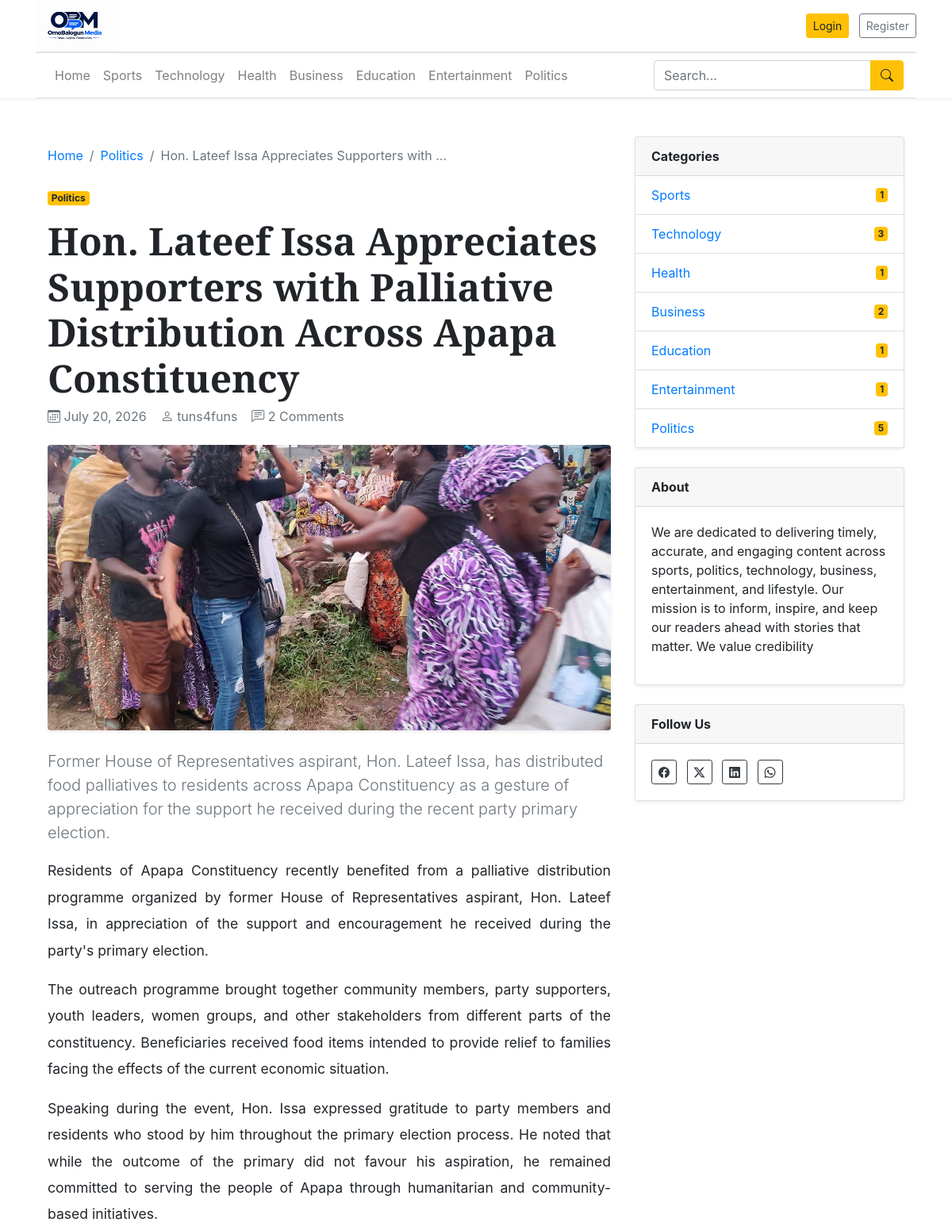
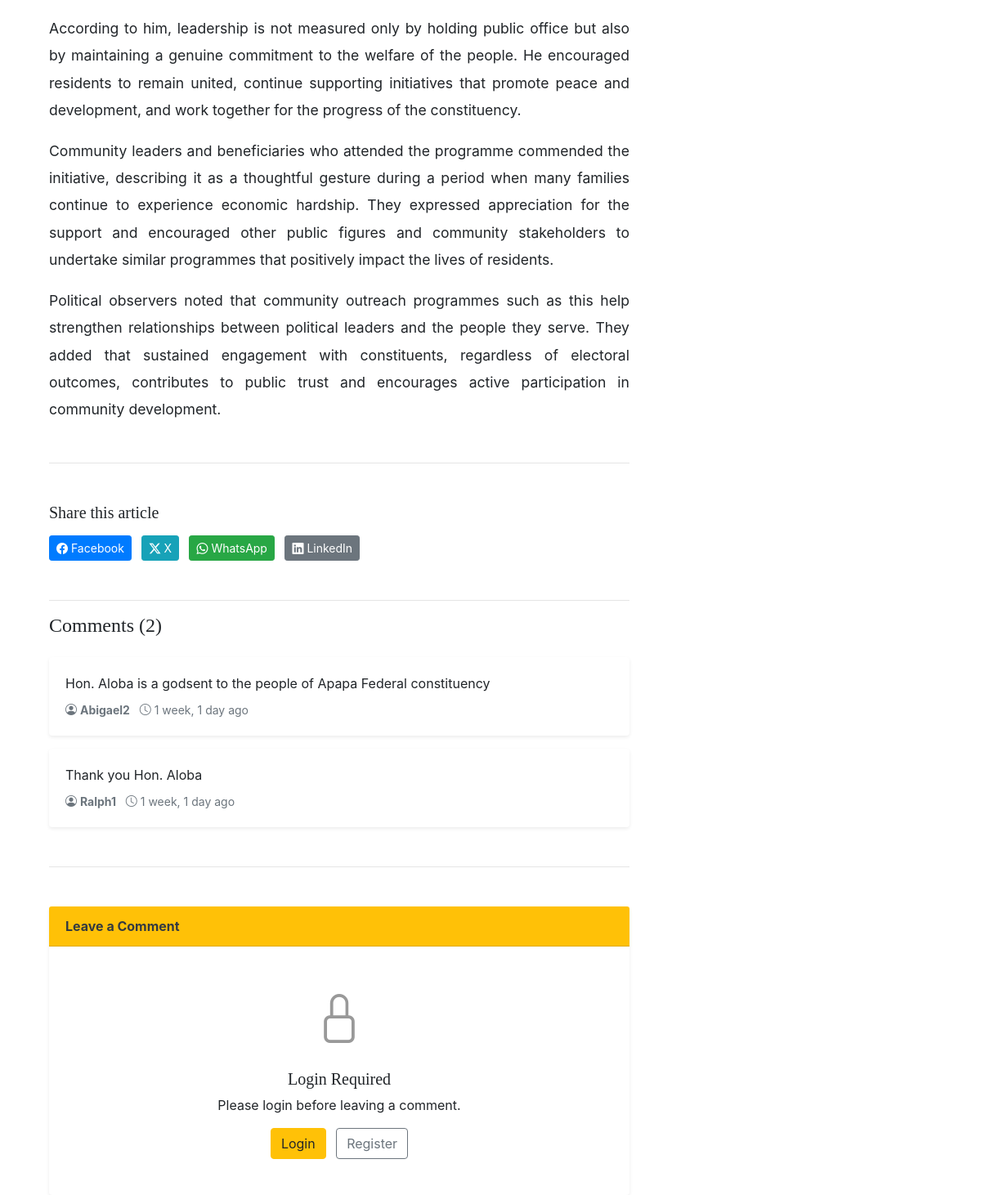
Before: /blogs/hon-lateef-issa-appreciates-supporters-with-palliative-distribution-across-apapa-constituency/ (upper part) with the older database file (2 pictures, top to bottom).
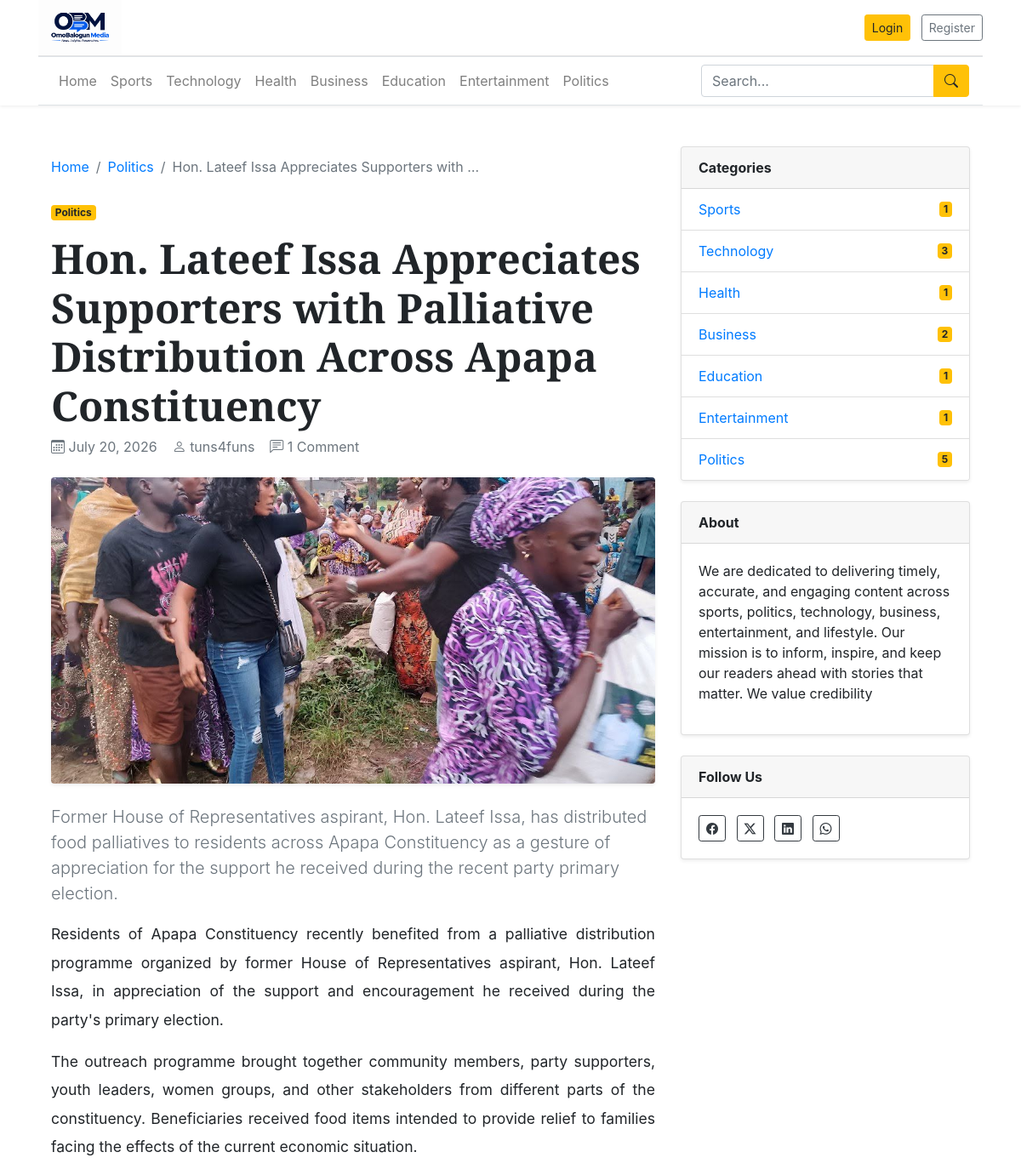
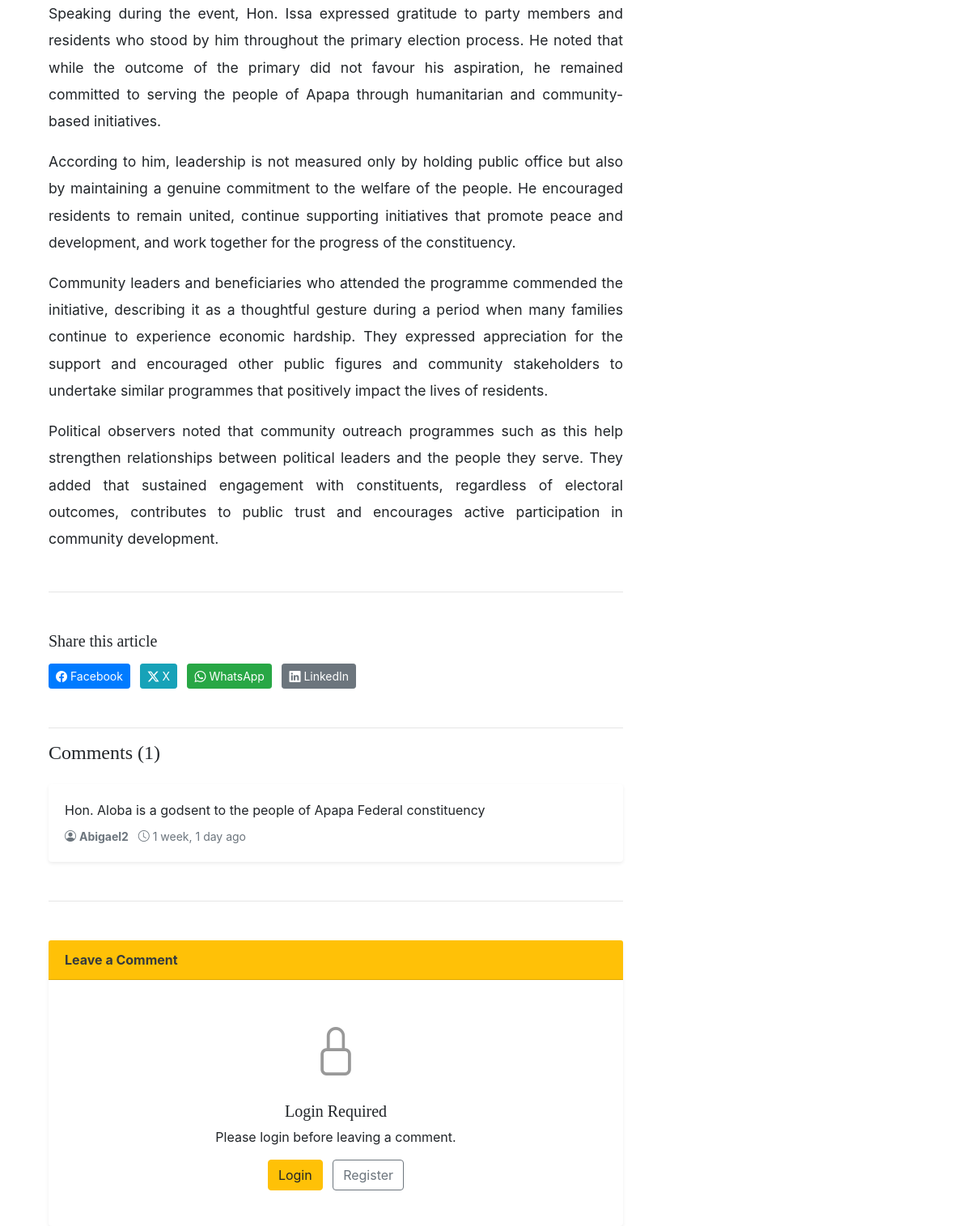
After: the same page with the newer database file (2 pictures, top to bottom).
### blogs/models.py (models this page shows, shortened)
class Category(models.Model):
    category_name = models.CharField(max_length=50, unique=True)
    created_at = models.DateTimeField(auto_now_add=True)
    updated_at = models.DateTimeField(auto_now=True)
    class Meta:
        verbose_name_plural = 'categories'
    def __str__(self):
        return self.category_name

class Comments(models.Model):
    user = models.ForeignKey(User, on_delete=models.CASCADE)
    blogs = models.ForeignKey(Blogs, on_delete=models.CASCADE)
    comment = models.TextField(max_length=250)
    created_at = models.DateTimeField(auto_now_add=True)
    updated_at = models.DateTimeField(auto_now=True)

### blogs/views.py (the view, shortened to what this page needs)
# urls.py: path('blogs/<slug:slug>/', blogview.blogs, name='blog'),
def blogs(request, slug):
    single_post = get_object_or_404(Blogs, slug=slug, status='Published')
    try:
        about = About.objects.get()
    except:
        about = None
    comments = Comments.objects.filter(blogs=single_post).order_by('-created_at')
    context = {
        'single_post': single_post,
        'comments': comments,
        'comment_count': comments.count(),
        'about': about,
        'categories': Category.objects.annotate(post_count=Count('blogs')),
    }
    return render(request, 'blog_main/blogs.html', context)

### blogs/context_processors.py (called while the page is built)
def get_categories(request):
    categories = Category.objects.all()
    return dict(categories= categories)

### templates/blog_main/blogs.html (shortened to what the changed rows need)
{% extends 'blog_main/layout.html' %}
{% block content %}
<div class="container py-4">
    <div class="row">
        <div class="col-lg-8">
            <article class="bg-white">
                <span class="badge badge-warning mb-3">
                    {{ single_post.category }}
                </span>
                <h1 class="display-4 font-weight-bold">
                    {{ single_post.title }}
                </h1>
                <div class="text-muted mb-4">
                    <i class="bi bi-calendar3"></i>
                    {{ single_post.created_at|date:"F d, Y" }}
                    <i class="bi bi-person"></i>
                    {{ single_post.author }}
                    <i class="bi bi-chat-left-text"></i>
                    {{ comment_count }} Comment{{ comment_count|pluralize }}
                </div>
                {% if single_post.featured_image %}
                <img
                    src="{{ single_post.featured_image.url }}"
                    alt="{{ single_post.title }}"
                    class="img-fluid rounded shadow-sm mb-4 w-100"
                    style="
                        height:45vh;
                        min-height:260px;
                        max-height:500px;
                        object-fit:cover;
                    ">
                {% endif %}
                <p class="lead text-secondary">
                    {{ single_post.short_description }}
                </p>
                <div style="
                        font-size:1.1rem;
                        line-height:1.9;
                        text-align:justify;
                    ">
                    {{ single_post.blog_body|linebreaks }}
                </div>
                <hr class="my-5">
                <h5 class="mb-3">
                    Share this article
                </h5>
                <div class="mb-5">
                    <a href="#"
                       class="btn btn-primary btn-sm mr-2">
                    </a>
                    <a href="#"
                       class="btn btn-info btn-sm mr-2">
                    </a>
                    <a href="#"
                       class="btn btn-success btn-sm mr-2">
                    </a>
                    <a href="#"
                       class="btn btn-secondary btn-sm">
                    </a>
                </div>
                <hr>
<h4 class="mb-4">
    Comments ({{ comment_count }})
</h4>
{% if comments %}
    {% for comment in comments %}
    <div class="card shadow-sm border-0 mb-3">
        <div class="card-body">
            <p class="mb-2">
                {{ comment.comment }}
            </p>
            <small class="text-muted">
                <i class="bi bi-person-circle"></i>
                <strong>{{ comment.user.username }}</strong>
                <i class="bi bi-clock"></i>
                {{ comment.created_at|timesince }} ago
            </small>
        </div>
    </div>
    {% endfor %}
{% else %}
<div class="alert alert-light border">
    No comments yet.
    Be the first to start the discussion.
</div>
{% endif %}
<hr class="my-5">
<div class="card shadow-sm border-0 mb-5">
    <div class="card-header bg-warning text-dark">
    </div>
    <div class="card-body">
    </div>
</div>
</article>
</div>
<div class="col-lg-4">
    <div style="position: sticky; top: 20px;">
        <div class="card shadow-sm mb-4">
            <ul class="list-group list-group-flush">
                {% for cat in categories %}
                <li class="list-group-item d-flex justify-content-between align-items-center">
                    <a href="{% url 'category' cat.id %}">
                        {{ cat.category_name }}
                    </a>
                    <span class="badge badge-warning">
                        {{ cat.post_count }}
                    </span>
                </li>
                {% endfor %}
            </ul>
        </div>
    </div>
</div>
{% endblock %}

### templates/blog_main/layout.html (shortened to what this page needs)
{% load static %}
<!DOCTYPE html>
<html lang="en">
<head>
    <link rel="stylesheet"
          href="https://cdn.jsdelivr.net/npm/bootstrap@4.6.2/dist/css/bootstrap.min.css">
    <link href="{% static 'css/blog.css' %}" rel="stylesheet">
    <link rel="stylesheet"
          href="https://cdnjs.cloudflare.com/ajax/libs/font-awesome/4.7.0/css/font-awesome.min.css">
    <link rel="stylesheet"
          href="https://cdn.jsdelivr.net/npm/bootstrap-icons@1.11.3/font/bootstrap-icons.min.css">
</head>
<body>
<div class="sticky-top fixed-header-wrap">
    <div class="container">
        <header class="blog-header py-0">
            <div class="row align-items-center">
                <div class="col-md-6 col-12 text-center text-md-left mb-3 mb-md-0">
                    <a href="{% url 'home' %}">
                        <img src="{% static 'images/obm.png' %}"
                             class="img-fluid"
                             alt="OmoBalogun Media"
                             style="max-height:65px;">
                    </a>
                </div>
            <div class="col-md-6 col-12 text-center text-md-right">
                {% if not user.is_authenticated %}
                    <a href="{% url 'login' %}"
                       class="btn btn-warning btn-sm mr-2">
                        Login
                    </a>
                    <a href="{% url 'register' %}"
                       class="btn btn-outline-secondary btn-sm">
                        Register
                    </a>
                {% endif %}
            </div>
            </div>
        </header>
        <nav class="navbar navbar-expand-lg navbar-light bg-white border-top border-bottom mb-4">
            <div class="collapse navbar-collapse"
                 id="mainNavbar">
                <ul class="navbar-nav mr-auto">
                    <li class="nav-item">
                        <a class="nav-link"
                           href="{% url 'home' %}">
                            Home
                        </a>
                    </li>
                    {% for category in categories %}
                    <li class="nav-item">
                        <a class="nav-link"
                           href="{% url 'category' category.id %}">
                            {{ category.category_name }}
                        </a>
                    </li>
                    {% endfor %}
                </ul>
                <form class="form-inline my-2 my-lg-0"
                      action="{% url 'search' %}"
                      method="GET">
                    <div class="input-group">
                        <input
                            class="form-control"
                            type="search"
                            placeholder="Search..."
                            name="keyword">
                        <div class="input-group-append">
                            <button
                                class="btn btn-warning"
                                type="submit">
                                <i class="bi bi-search"></i>
                            </button>
                        </div>
                    </div>
                </form>
            </div>
        </nav>
    </div>
</div>
<div class="container">
    {% block content %}
    {% endblock %}
</div>
</body>
</html>

Changed rows visible on the page:
removed Comments: comment "Thank you Hon. Aloba", user.username "Ralph1", created_at "1 week, 1 day"
Other visible differences:
{{ comment_count }}: "2" → "1"
